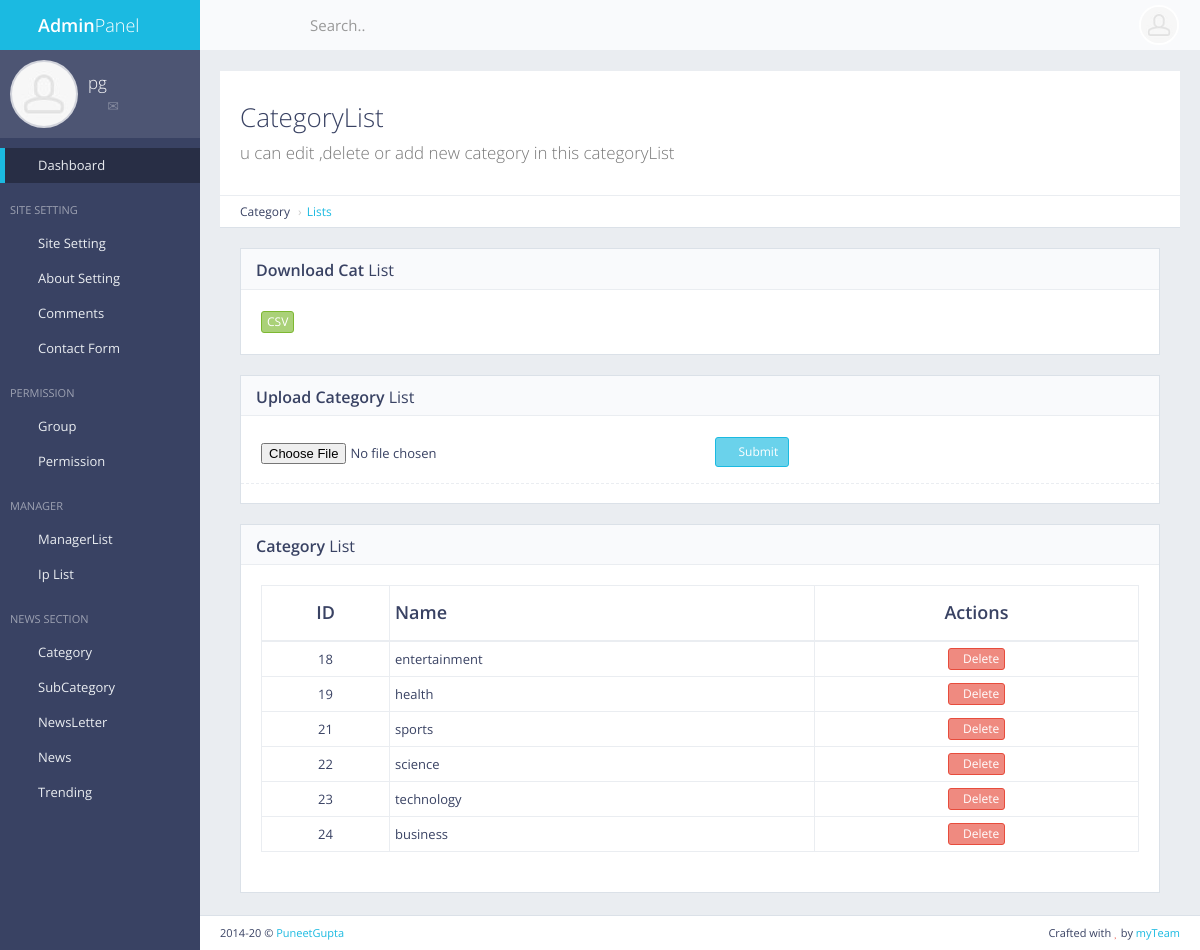
/panel/category/list/ (signed in), run on the app's committed database.
### cat/models.py (models this page shows, shortened)
class Cat(models.Model):
    catName = models.CharField(default="",max_length=300)
    newsCount = models.IntegerField(default=0)
    headlineCount = models.IntegerField(default=0)

### cat/views.py (the view)
# urls.py: url(r'^panel/category/list/$', views.cat_list, name='cat_list'),
def cat_list(request):
    if not request.user.is_authenticated:
        return redirect('mylogin')
    cat = Cat.objects.all()
    return render(request,'back/cat_list.html',{'cat':cat})

### main/templatetags/extra_auth.py (called while the page is built)
@register.filter(name = "has_group")
def has_group(user,gname):
    return user.groups.filter(name=gname).exists()

### main/templates/back/cat_list.html (shortened to what this page needs)
{% extends 'back/master.html' %}
{% load static %}
{% block mainblock %}
<div id="page-content">
    <div class="content-header">
        <div class="header-section">
            <h1>
                <i class="fa fa-table"></i>CategoryList<br><small>u can edit ,delete or add new category in this
                    categoryList</small>
            </h1>
        </div>
    </div>
    <ul class="breadcrumb breadcrumb-top">
        <li>Category</li>
        <li><a href="/panel/category/list">Lists</a></li>
    </ul>
    <div class="block full">
        <div class="block-title">
            <h2><strong>Download Cat</strong> List</h2>
        </div>
        <a href="{%url 'export_cat_csv' %}" data-toggle="tooltip" title="Download Category List"
            class="btn btn-xs btn-success">CSV</a>
    </div>
    <div class="block full">
        <div class="block-title">
            <h2><strong>Upload Category</strong> List</h2>
        </div>
        <form action="{%url 'import_cat_csv' %}" method="post" class="form-horizontal form-bordered"
            enctype="multipart/form-data">
            <div class="form-group">
                <div class="col-sm-6">
                    <input type="file" id="csv_file" name="csv_file" title="Import Csv File" required>
                </div>
                <div class="col-sm-6">
                    <button type="submit" class="btn btn-sm btn-primary"><i class="fa fa-angle-right"></i>
                        Submit</button>
                </div>
            </div>
        </form>
    </div>
    <div class="block full">
        <div class="block-title">
            <h2><strong>Category</strong> List</h2>
        </div>
        <div class="table-responsive">
            <table id="example-datatable" class="table table-vcenter table-condensed table-bordered">
                <thead>
                    <tr>
                        <th class="text-center">ID</th>
                        <th>Name</th>
                        <th class="text-center">Actions</th>
                    </tr>
                </thead>
                <tbody>
                    {% for c in cat %}
                    <tr>
                        <td class="text-center">{{c.pk}}</td>
                        <td>{{c.catName}}</td>
                        <td class="text-center">
                            <div class="btn-group">
                                <a href="{%url 'cat_del' pk=c.pk %}" data-toggle="tooltip" title="Delete" class="btn btn-xs btn-danger"><i
                                        class="fa fa-times"></i>Delete</a>
                            </div>
                        </td>
                    </tr>
                    {% endfor %}
                </tbody>
            </table>
        </div>
    </div>
</div>
{% endblock %}

### main/templates/back/master.html (shortened to what this page needs)
<!DOCTYPE html>
{% load static %}
{% load extra_auth %}
{% if user.is_authenticated %}
<html class="no-js" lang="en">
<head>
    <link rel="stylesheet" href="{%static 'back/css/bootstrap.min.css'%}">
    <link rel="stylesheet" href="{%static 'back/css/plugins.css'%}">
    <link rel="stylesheet" href="{%static 'back/css/main.css'%}">
    <link rel="stylesheet" href="{%static 'back/css/themes.css'%}">
    <link rel="stylesheet" type="text/css" href="{%static 'front/css/myfile.css'%}">
</head>
<body>
    <div id="page-wrapper">
        <div id="page-container" class="sidebar-partial sidebar-visible-lg sidebar-no-animations">
            <div id="sidebar">
                <div id="sidebar-scroll">
                    <div class="sidebar-content">
                        <a href="/panel" class="sidebar-brand">
                            <i class="gi gi-flash"></i><span
                                class="sidebar-nav-mini-hide"><strong>Admin</strong>Panel</span>
                        </a>
                        <div class="sidebar-section sidebar-user clearfix sidebar-nav-mini-hide">
                            <div class="sidebar-user-avatar">
                                <a href="page_ready_user_profile.html">
                                    <img src="{%static 'back/img/placeholders/avatars/avatar2.jpg'%}" alt="avatar">
                                </a>
                            </div>
                            <div class="sidebar-user-name">{{request.user}}</div>
                            <div class="sidebar-user-links">
                                <a href="page_ready_user_profile.html" data-toggle="tooltip" data-placement="bottom"
                                    title="Profile"><i class="gi gi-user"></i></a>
                                <a href="page_ready_inbox.html" data-toggle="tooltip" data-placement="bottom"
                                    title="Messages"><i class="gi gi-envelope"></i></a>
                                <a href="/panel/change/pass" class="enable-tooltip" data-placement="bottom"
                                    title="Reset Password"><i class="gi gi-cogwheel"></i></a>
                                <a href="/logout" data-toggle="tooltip" data-placement="bottom" title="Logout"><i
                                        class="gi gi-exit"></i></a>
                            </div>
                        </div>
                        <ul class="sidebar-nav" data-toggle="tooltip">
                            {% if perms.main.master_user %}
                            <li>
                                <a href="/panel" class=" active"><i class="gi gi-stopwatch sidebar-nav-icon"></i><span
                                        class="sidebar-nav-mini-hide">Dashboard</span></a>
                            </li>
                            {% endif %}
                            {% if request.user|has_group:"masteruser" %}
                            <li class="sidebar-header">
                                <span class="sidebar-header-options clearfix"><a href="/panel/setting/"
                                        data-toggle="tooltip" title="Quick Settings"><i
                                            class="gi gi-settings"></i></a></span>
                                <span class="sidebar-header-title">site Setting</span>
                            </li>
                            <li>
                                <a href="/panel/setting/"><i
                                        class="gi gi-show_big_thumbnails sidebar-nav-icon"></i><span
                                        class="sidebar-nav-mini-hide">Site Setting</span></a>
                                <a href="/panel/about/setting/"><i
                                        class="gi gi-show_big_thumbnails sidebar-nav-icon"></i><span
                                        class="sidebar-nav-mini-hide">About Setting</span></a>
                                <a href="/panel/comments/list"><i
                                        class="gi gi-show_big_thumbnails sidebar-nav-icon"></i><span
                                        class="sidebar-nav-mini-hide">Comments</span></a>
                                <a href="/panel/contactform/"><i
                                        class="gi gi-show_big_thumbnails sidebar-nav-icon"></i><span
                                        class="sidebar-nav-mini-hide">Contact Form</span></a>
                            </li>
                            <li class="sidebar-header">
                                <span class="sidebar-header-title">Permission</span>
                            </li>
                            <li>
                            <li>
                                <a href="/panel/manager/group"><i
                                        class="gi gi-show_big_thumbnails sidebar-nav-icon"></i><span
                                        class="sidebar-nav-mini-hide">Group</span></a>
                            </li>
                            <li>
                                <a href="/panel/manager/perms"><i
                                        class="gi gi-show_big_thumbnails sidebar-nav-icon"></i><span
                                        class="sidebar-nav-mini-hide">Permission</span></a>
                            </li>
                            <li class="sidebar-header">
                                <span class="sidebar-header-title">Manager</span>
                            </li>
                            <li>
                            <li>
                                <a href="/panel/manager/list"><i
                                        class="gi gi-show_big_thumbnails sidebar-nav-icon"></i><span
                                        class="sidebar-nav-mini-hide">ManagerList</span></a>
                                <a href="/panel/ip/list"><i
                                        class="gi gi-show_big_thumbnails sidebar-nav-icon"></i><span
                                        class="sidebar-nav-mini-hide">Ip List</span></a>
                            </li>
                            {% endif %}
                            <li class="sidebar-header">
                                <span class="sidebar-header-title">News Section</span>
                            </li>
                            {% if request.user|has_group:"masteruser" %}
                            <li>
                            <li>
                                <a href="#" class="sidebar-nav-menu"><i
                                        class="fa fa-angle-left sidebar-nav-indicator sidebar-nav-mini-hide"></i><i
                                        class="gi gi-show_big_thumbnails sidebar-nav-icon"></i><span
                                        class="sidebar-nav-mini-hide">Category</span></a>
                            </li>
                            <li>
                                <a href="#" class="sidebar-nav-menu"><i
                                        class="fa fa-angle-left sidebar-nav-indicator sidebar-nav-mini-hide"></i><i
                                        class="gi gi-show_big_thumbnails sidebar-nav-icon"></i><span
                                        class="sidebar-nav-mini-hide">SubCategory</span></a>
                            </li>
                            <li>
                                <a href="#" class="sidebar-nav-menu"><i
                                        class="fa fa-angle-left sidebar-nav-indicator sidebar-nav-mini-hide"></i><i
                                        class="gi gi-show_big_thumbnails sidebar-nav-icon"></i><span
                                        class="sidebar-nav-mini-hide">NewsLetter</span></a>
                            </li>
                            {% endif %}
                            <li>
                                <a href="#" class="sidebar-nav-menu"><i
                                        class="fa fa-angle-left sidebar-nav-indicator sidebar-nav-mini-hide"></i><i
                                        class="gi gi-show_big_thumbnails sidebar-nav-icon"></i><span
                                        class="sidebar-nav-mini-hide">News</span></a>
                            </li>
                            {% if request.user|has_group:"masteruser" %}
                            <li>
                                <a href="/panel/trending/add"><i
                                        class="gi gi-show_big_thumbnails sidebar-nav-icon"></i><span
                                        class="sidebar-nav-mini-hide">Trending</span></a>
                            </li>
                            {% endif %}
                        </ul>
                    </div>
                </div>
            </div>
            <div id="main-container">
                <header class="navbar navbar-default">
                    <ul class="nav navbar-nav-custom">
                        <li>
                            <a href="#" onclick="App.sidebar('toggle-sidebar');this.blur();">
                                <i class="fa fa-bars fa-fw"></i>
                            </a>
                        </li>
                        <li class="dropdown">
                            <a href="#" class="dropdown-toggle" data-toggle="dropdown">
                                <i class="gi gi-settings"></i>
                            </a>
                        </li>
                    </ul>
                    <form action="page_ready_search_results.html" method="post" class="navbar-form-custom">
                        <div class="form-group">
                            <input type="text" id="top-search" name="top-search" class="form-control"
                                placeholder="Search..">
                        </div>
                    </form>
                    <ul class="nav navbar-nav-custom pull-right">
                        <li class="dropdown">
                            <a href="#" class="dropdown-toggle" data-toggle="dropdown">
                                <img src="{%static 'back/img/placeholders/avatars/avatar2.jpg' %}"
                                    alt="{{request.user}}"> <i class="fa fa-angle-down"></i>
                            </a>
                        </li>
                    </ul>
                </header>
                <div id="page-content">
                    {% block mainblock %}
                    {%  endblock %}
                </div>
                <footer class="clearfix">
                    <div class="pull-right">
                        Crafted with <i class="fa fa-heart text-danger"></i> by <a href="#" target="_blank">myTeam</a>
                    </div>
                    <div class="pull-left">
                        <span id="year-copy"></span> &copy; <a href="#" target="_blank">PuneetGupta</a>
                    </div>
                </footer>
            </div>
        </div>
    </div>
</body>
</html>
{% else %}
please login
{% endif %}

### data on the page
Cat: pk "18", catName "entertainment"
Cat: pk "19", catName "health"
Cat: pk "21", catName "sports"
Cat: pk "22", catName "science"
Cat: pk "23", catName "technology"
Cat: pk "24", catName "business"

### other printed values
{{ request.user }} "pg"
